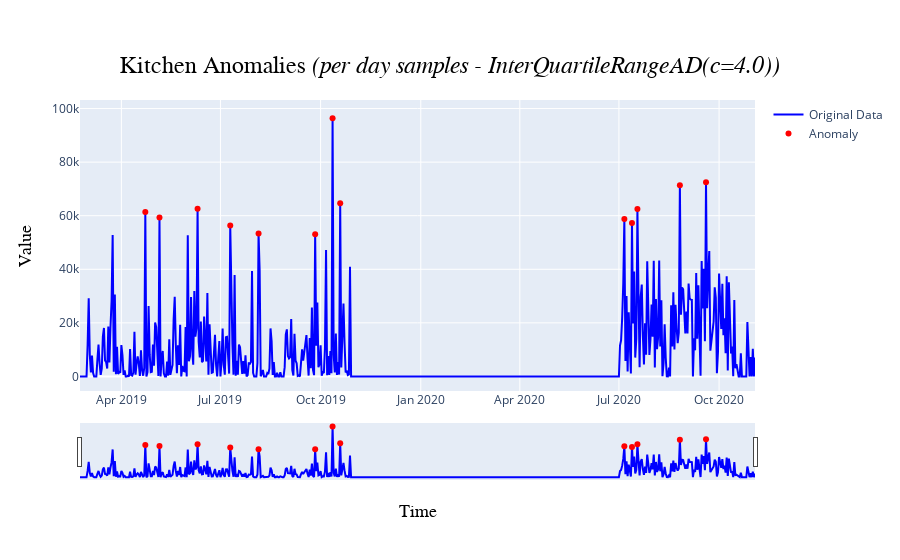

The notebook cell saved with this chart:
### Markdown cell above
##### A.3.1 Per day samples - *InterQuartileRangeAD*

### Code cell
data = kitchen_df_interpolated.resample('D').sum()
c = 4.0
plot_title = f'Kitchen Anomalies <i>(per day samples - InterQuartileRangeAD(c={c}))</i>'
plot_name = 'Kitchen/Kitchen Anomalies (per day samples - InterQuartileRangeAD)'

[kitchen_D_IQR_ano, kitchen_D_IQR_ano_val, kitchen_D_IQR_ano_plot], kitchen_D_IQR_model = ad_InterQuartileRangeAD(validate_series(data), c=c, plot_title=plot_title, plot_name=plot_name)

kitchen_D_IQR_ano_plot.show()

### Figure 1 — Plotly figure (JSON) as saved in the notebook; plotly's stock layout.template omitted (floating-point values rounded to 4 significant figures; data arrays with more than 128 entries replaced by an {"elided": "..."} marker saying what was removed)
{"data": [{"line": {"color": "blue"}, "mode": "lines", "name": "Original Data", "type": "scatter", "x": {"elided": "621 str values"}, "y": {"elided": "621 float values"}}, {"marker": {"color": "red", "size": 6}, "mode": "markers", "name": "Anomaly", "type": "scatter", "x": ["2019-04-23T00:00:00", "2019-05-06T00:00:00", "2019-06-10T00:00:00", "2019-07-10T00:00:00", "2019-08-05T00:00:00", "2019-09-26T00:00:00", "2019-10-12T00:00:00", "2019-10-19T00:00:00", "2020-07-06T00:00:00", "2020-07-13T00:00:00", "2020-07-18T00:00:00", "2020-08-26T00:00:00", "2020-09-19T00:00:00"], "y": [61420.0, 59370.0, 62625, 56373, 53350.0, 53050.0, 96360.0, 64651, 58768, 57290.0, 62461, 71396, 72462]}], "layout": {"title": {"font": {"color": "black", "family": "Arial, bold", "size": 24}, "text": "Kitchen Anomalies <i>(per day samples - InterQuartileRangeAD(c=4.0))</i>", "x": 0.5, "xanchor": "center", "y": 0.9, "yanchor": "top"}, "xaxis": {"rangeslider": {"visible": true}, "title": {"font": {"color": "black", "family": "Arial, bold", "size": 18}, "text": "Time"}}, "yaxis": {"title": {"font": {"color": "black", "family": "Arial, bold", "size": 18}, "text": "Value"}}}}
